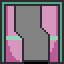

Tiled map render using the project's own tile images. Description and the whole map definition, tile-layer contents included, below:
An orthogonal 1x1 tile map with 64x64 px tiles, 1 tile layer (Tile Layer 1).

<map version="1.10" tiledversion="1.10.2" orientation="orthogonal" renderorder="right-down" width="1" height="1" tilewidth="64" tileheight="64" infinite="0" nextlayerid="2" nextobjectid="1">
 <tileset firstgid="1" source="purple.tsx" />
 <layer id="1" name="Tile Layer 1" width="1" height="1">
  <data encoding="csv">
1
</data>
 </layer>
</map>
